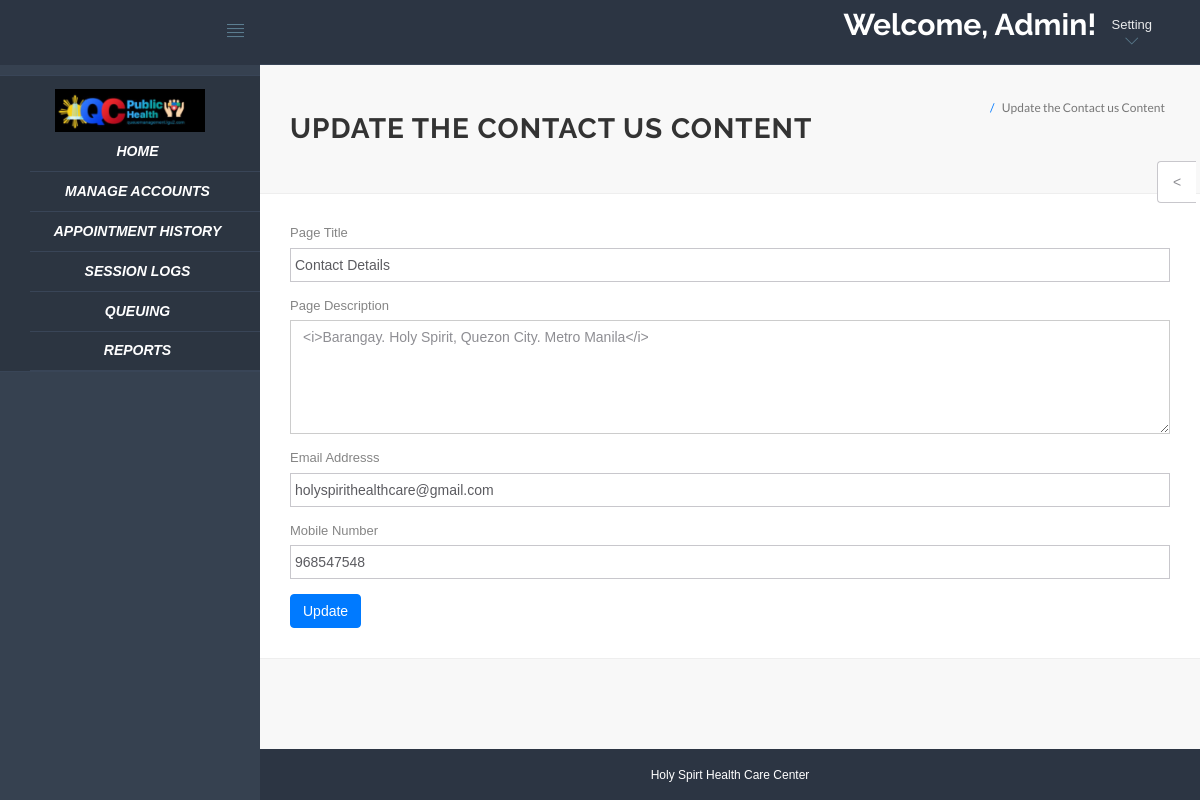
/hms/admin/contact.php (signed in), run on the app's committed database.
### tables this page shows
CREATE TABLE `tblpage` (
  `ID` int(10) NOT NULL,
  `PageType` varchar(200) DEFAULT NULL,
  `PageTitle` varchar(200) DEFAULT NULL,
  `PageDescription` mediumtext DEFAULT NULL,
  `Email` varchar(120) DEFAULT NULL,
  `MobileNumber` bigint(10) DEFAULT NULL,
  `UpdationDate` timestamp NULL DEFAULT current_timestamp(),
  `OpenningTime` varchar(255) DEFAULT NULL
);

### hms/admin/contact.php (the view, shortened to what this page needs)
<?php
include('include/config.php');
if(strlen($_SESSION['id']==0)) {
 header('location:logout.php');
  } else{
?>
<!DOCTYPE html>
<html lang="en">
	<head>
		<link rel="stylesheet" href="vendor/bootstrap/css/bootstrap.min.css">
		<link rel="stylesheet" href="vendor/fontawesome/css/font-awesome.min.css">
		<link rel="stylesheet" href="vendor/themify-icons/themify-icons.min.css">
		<link href="vendor/animate.css/animate.min.css" rel="stylesheet" media="screen">
		<link href="vendor/perfect-scrollbar/perfect-scrollbar.min.css" rel="stylesheet" media="screen">
		<link href="vendor/switchery/switchery.min.css" rel="stylesheet" media="screen">
		<link href="vendor/bootstrap-touchspin/jquery.bootstrap-touchspin.min.css" rel="stylesheet" media="screen">
		<link href="vendor/select2/select2.min.css" rel="stylesheet" media="screen">
		<link href="vendor/bootstrap-datepicker/bootstrap-datepicker3.standalone.min.css" rel="stylesheet" media="screen">
		<link href="vendor/bootstrap-timepicker/bootstrap-timepicker.min.css" rel="stylesheet" media="screen">
		<link rel="stylesheet" href="assets/css/styles.css">
		<link rel="stylesheet" href="assets/css/plugins.css">
		<link rel="stylesheet" href="assets/css/themes/theme-1.css" id="skin_color" />
	</head>
	<body>
		<div id="app">
<?php include('include/sidebar.php');?>
			<div class="app-content">
					<?php include('include/header.php');?>
				<div class="main-content" >
					<div class="wrap-content container" id="container">
						<section id="page-title">
							<div class="row">
								<div class="col-sm-8">
									<h1 class="mainTitle"><strong>Update the Contact us Content</strong></h1>
							  </div>
								<ol class="breadcrumb">
									<li class="active">
										<span>Update the Contact us Content</span>
									</li>
								</ol>
							</div>
						</section>
						<div class="container-fluid container-fullw bg-white">
									<div class="row">
								<div class="col-md-12">
          <form class="forms-sample" method="post">
                    <?php
$ret=mysqli_query($con,"select * from  tblpage where PageType='contactus'");
while ($row=mysqli_fetch_array($ret)) {
?>
                    <div class="form-group">
                       <label for="exampleInputUsername1">Page Title</label>
                      <input id="pagetitle" name="pagetitle" type="text" class="form-control" required="true" value="<?php  echo $row['PageTitle'];?>">
                    </div>
                    <div class="form-group">
                      <label for="exampleInputEmail1">Page Description</label>
                      <textarea class="form-control" name="pagedes" id="pagedes" rows="5"><?php  echo $row['PageDescription'];?></textarea>
                    </div>
                    <div class="form-group">
                      <label for="exampleInputUsername1">Email Addresss</label>
                     <input type="email" class="form-control" name="email" value="<?php  echo $row['Email'];?>" required='true'>
                    </div>
                    <div class="form-group">
                      <label for="exampleInputUsername1">Mobile Number</label>
                     <input type="text" class="form-control" name="mobnum" value="<?php  echo $row['MobileNumber'];?>" required='true' maxlength="10" pattern='[0-9]+'>
                    </div>
                    <?php } ?>
                    <button type="submit" class="btn btn-primary mr-2" name="submit">Update</button>
                  </form>
								</div>
							</div>
								</div>
					</div>
				</div>
			</div>
	<?php include('include/footer.php');?>
	<?php include('include/setting.php');?>
	</body>
</html>
<?php } ?>

### hms/admin/assets/css/themes/theme-1.css (style rules this page uses)
body { background: #FAFAFA; }

### hms/admin/assets/css/themes/theme-5.css (style rules this page uses)
body { background: #F8F8F8; }

### data on the page
tblpage: pagetitle "Contact Details", pagedes "<i>Barangay. Holy Spirit, Quezon City. Metro Manila</i>", email "holyspirithealthcare@gmail.com", mobnum "968547548"
